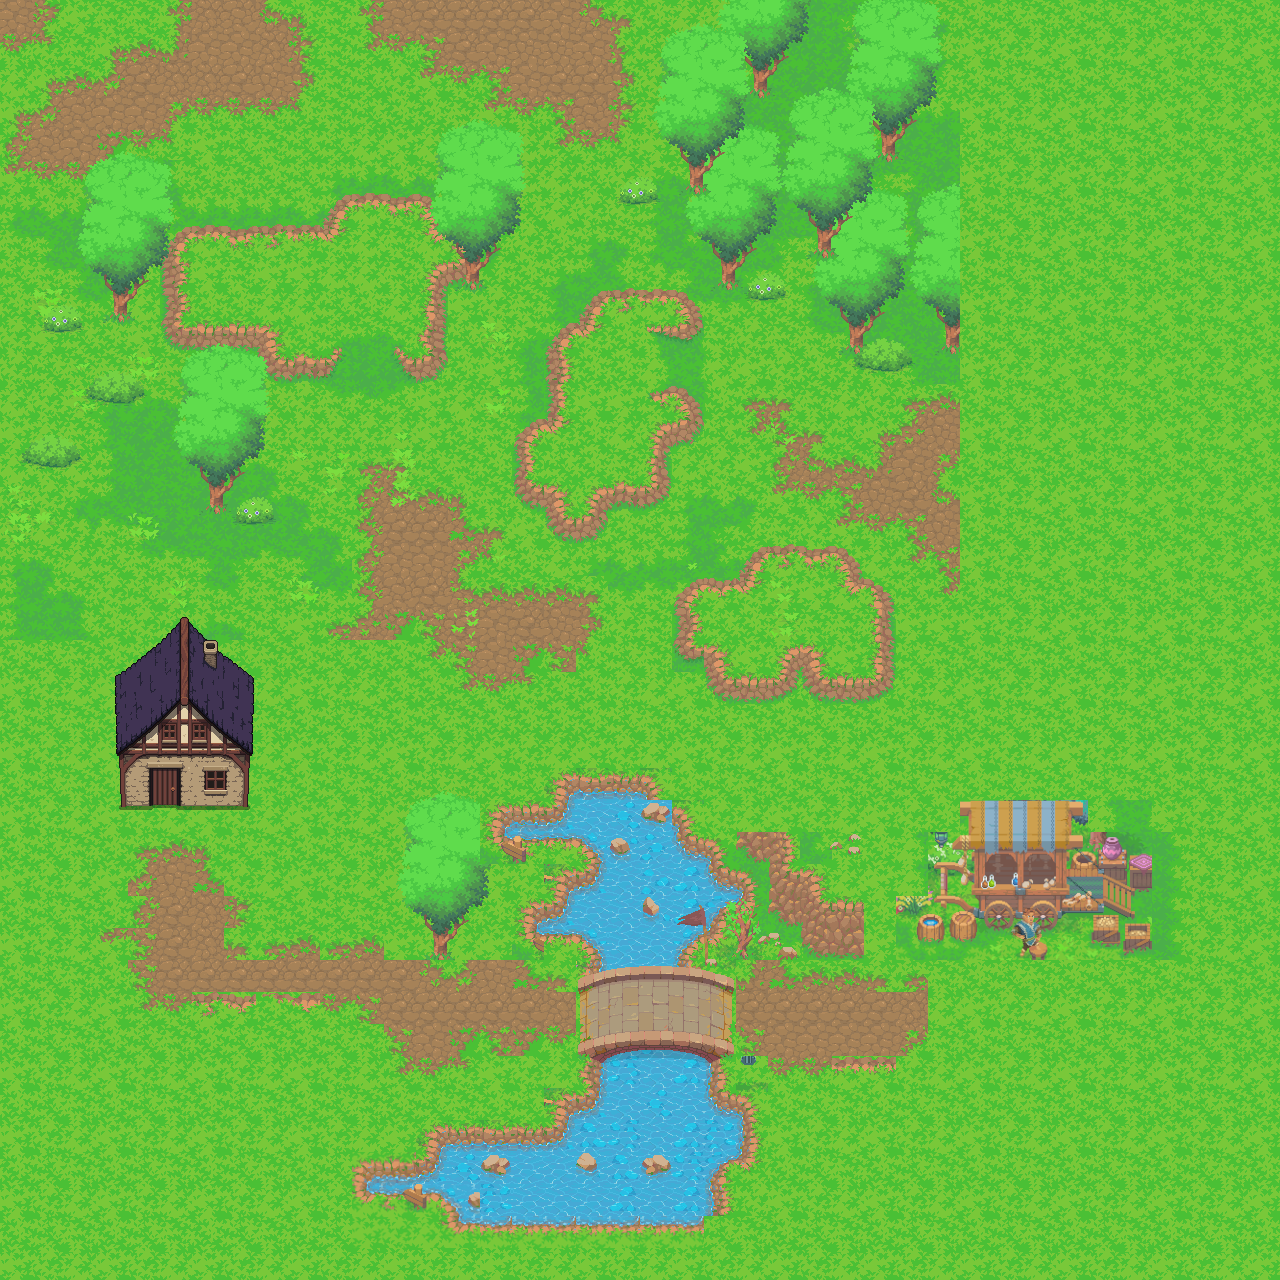

This is a level from a 2D game, rendered from its Tiled map with the project's own tilesets. A one-line summary and the map file follow, with tile-layer data summarised:
An orthogonal 40x40 tile map with 32x32 px tiles, 9 tile layers (base grass, extra shade grass, dirt, Calque de Tuiles 8, ...), 4 tilesets and 1 object.

<map version="1.10" tiledversion="1.11.1-99-gec89c545" orientation="orthogonal" renderorder="right-down" width="40" height="40" tilewidth="32" tileheight="32" infinite="0" nextlayerid="12" nextobjectid="4">
 <tileset firstgid="1" source="Tilesets.tsx" />
 <tileset firstgid="547" source="house.tsx" />
 <tileset firstgid="691" source="objects.tsx" />
 <tileset firstgid="907" source="objects_2.tsx" />
 <layer id="1" name="base grass" width="40" height="40">
  <data>[1600 cells, 1600 non-empty, 7 distinct tile ids]</data>
 </layer>
 <objectgroup id="11" name="collisions">
  <object id="3" x="1015.67" y="923.667">
   <polygon points="0,0 11.3333,-16.6667 20.3333,-12 18,-0.666667 26,2 25.3333,16 33.6667,27.6667 28,38.3333 12.3333,38 1.33333,32 5.33333,16 -8,10.3333 -4.33333,0.333333" />
  </object>
 </objectgroup>
 <layer id="3" name="extra shade grass" width="40" height="40">
  <data>[1600 cells, 248 non-empty, 26 distinct tile ids]</data>
 </layer>
 <layer id="8" name="dirt" width="40" height="40">
  <data>[1600 cells, 176 non-empty, 42 distinct tile ids]</data>
 </layer>
 <layer id="9" name="Calque de Tuiles 8" width="40" height="40">
  <data>[1600 cells, 131 non-empty, 98 distinct tile ids]</data>
 </layer>
 <layer id="7" name="Tile Layer 6" width="40" height="40">
  <data>[1600 cells, 56 non-empty, 28 distinct tile ids]</data>
 </layer>
 <layer id="2" name="cliff" width="40" height="40">
  <data>[1600 cells, 109 non-empty, 49 distinct tile ids]</data>
 </layer>
 <layer id="4" name="Tile Layer 4" width="40" height="40">
  <data>[1600 cells, 171 non-empty, 58 distinct tile ids]</data>
 </layer>
 <layer id="5" name="Tile Layer 5" width="40" height="40">
  <data>[1600 cells, 153 non-empty, 114 distinct tile ids]</data>
 </layer>
 <layer id="10" name="Calque de Tuiles 9" width="40" height="40">
  <data>[1600 cells, 105 non-empty, 77 distinct tile ids]</data>
 </layer>
</map>
